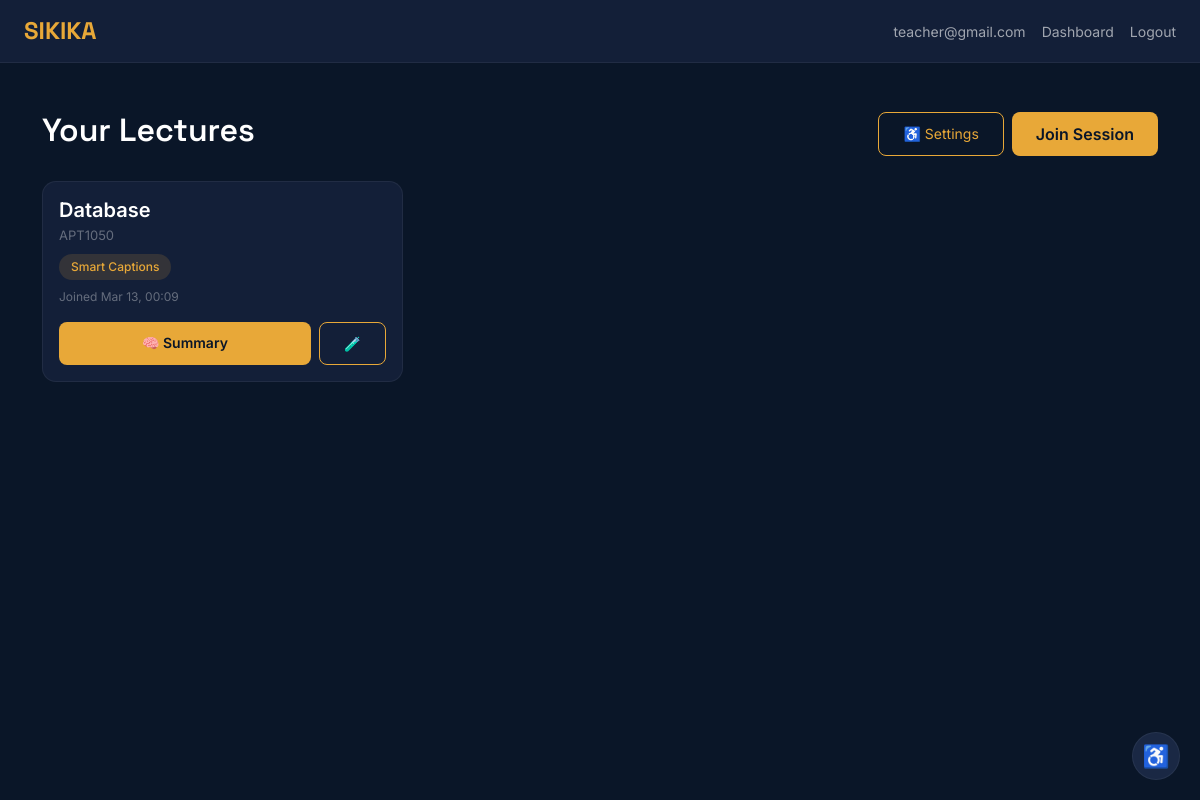
Page /dashboard/ (signed in) on the committed database.
### core/models.py (models this page shows, shortened)
class SessionAttendance(models.Model):
    session = models.ForeignKey(LectureSession, on_delete=models.CASCADE, related_name='attendees')
    student = models.ForeignKey(User, on_delete=models.CASCADE)
    mode = models.CharField(max_length=20, choices=[
        ('caption', 'Smart Captions'),
        ('audio', 'Audio Description'),
        ('sign', 'Sign Language'),
    ])
    joined_at = models.DateTimeField(auto_now_add=True)
    left_at = models.DateTimeField(null=True, blank=True)
    class Meta:
        unique_together = ['session', 'student']

class LectureSession(models.Model):
    STATUS_CHOICES = [
        ('waiting', 'Waiting'),
        ('live', 'Live'),
        ('ended', 'Ended'),
    ]
    lecturer = models.ForeignKey(User, on_delete=models.CASCADE, related_name='sessions')
    title = models.CharField(max_length=200)
    course_code = models.CharField(max_length=50, blank=True)
    session_code = models.CharField(max_length=6, unique=True, editable=False)
    status = models.CharField(max_length=10, choices=STATUS_CHOICES, default='waiting')
    created_at = models.DateTimeField(auto_now_add=True)
    started_at = models.DateTimeField(null=True, blank=True)
    ended_at = models.DateTimeField(null=True, blank=True)

### core/views.py (the view)
# urls.py: path('dashboard/', views.dashboard, name='dashboard'),
@login_required
def dashboard(request):
    profile = request.user.profile
    if profile.role == 'lecturer':
        sessions = LectureSession.objects.filter(lecturer=request.user).order_by('-created_at')
        for s in sessions:
            s.attendee_count = s.attendees.count()
            s.segment_count = s.segments.count()
            if s.started_at and s.ended_at:
                delta = s.ended_at - s.started_at
                s.duration_minutes = int(delta.total_seconds() // 60)
            else:
                s.duration_minutes = None
        return render(request, 'core/lecturer_dashboard.html', {'sessions': sessions})
    else:
        attendances = SessionAttendance.objects.filter(student=request.user).select_related('session').order_by('-joined_at')
        return render(request, 'core/student_dashboard.html', {'attendances': attendances})

### templates/core/student_dashboard.html (shortened to what this page needs)
{% extends 'core/base.html' %}
{% block content %}
<div class="container mt-5">
    <div class="d-flex justify-content-between align-items-center mb-4">
        <h2 style="font-family:var(--font-heading); font-weight:600;">Your Lectures</h2>
        <div class="d-flex gap-2">
            <a href="{% url 'accessibility_settings' %}" class="btn btn-outline-sikika btn-sm">♿ Settings</a>
            <a href="{% url 'join_session' %}" class="btn btn-sikika">Join Session</a>
        </div>
    </div>
    {% if attendances %}
    <div class="row g-3">
        {% for a in attendances %}
        <div class="col-md-4">
            <div class="card-dark p-3">
                <h5 style="font-weight:600; margin-bottom:4px;">{{ a.session.title }}</h5>
                <p class="text-muted mb-2" style="font-size:13px;">{{ a.session.course_code }}</p>
                <div class="d-flex align-items-center gap-2 mb-2">
                    <span class="badge-mode badge-{{ a.mode }}">{{ a.get_mode_display }}</span>
                </div>
                <p class="text-muted mt-1" style="font-size:12px;">Joined {{ a.joined_at|date:"M d, H:i" }}</p>
                {% if a.session.status == 'live' or a.session.status == 'waiting' %}
                <a href="{% url 'student_session' a.session.session_code a.mode %}" class="btn btn-sikika btn-sm w-100 mt-2">Rejoin</a>
                {% elif a.session.status == 'ended' %}
                <div class="d-flex gap-2 mt-2">
                    <a href="{% url 'session_summary' a.session.session_code %}" class="btn btn-sikika btn-sm flex-fill">🧠 Summary</a>
                    <a href="{% url 'session_quiz' a.session.session_code %}" class="btn btn-outline-sikika btn-sm" title="Take Quiz">🧪</a>
                </div>
                {% endif %}
            </div>
        </div>
        {% endfor %}
    </div>
    {% else %}
    <div class="card-dark p-5 text-center">
        <p style="font-size:48px; margin-bottom:16px;">📱</p>
        <p style="color:var(--text-secondary);">No sessions joined yet. Enter a session code to start!</p>
    </div>
    {% endif %}
</div>
{% endblock %}

### templates/core/base.html (shortened to what this page needs)
{% load static %}
<!DOCTYPE html>
<html lang="en">
<head>
    <link href="https://cdn.jsdelivr.net/npm/bootstrap@5.3.3/dist/css/bootstrap.min.css" rel="stylesheet">
    <link href="https://fonts.cdnfonts.com/css/opendyslexic" rel="stylesheet">
</head>
<body role="document">
    <nav class="navbar navbar-expand-lg navbar-dark px-4" role="navigation" aria-label="Main navigation">
        <a class="navbar-brand" href="{% url 'home' %}" aria-label="SIKIKA Home">SIKIKA</a>
        <div class="ms-auto d-flex align-items-center gap-3">
            {% if user.is_authenticated %}
                <span class="nav-link" aria-hidden="true">{{ user.username }}</span>
                <a href="{% url 'dashboard' %}" class="nav-link">Dashboard</a>
                <a href="{% url 'logout' %}" class="nav-link">Logout</a>
            {% else %}
                <a href="{% url 'login' %}" class="nav-link">Login</a>
                <a href="{% url 'register' %}" class="btn btn-sikika btn-sm">Register</a>
            {% endif %}
        </div>
    </nav>
    <main id="main-content" role="main">
        {% block content %}{% endblock %}
    </main>
    {% if user.is_authenticated %}
    <div class="a11y-panel" role="region" aria-label="Accessibility controls">
        <div class="a11y-toggle" onclick="toggleA11yMenu()" title="Accessibility Settings" aria-label="Accessibility Settings" tabindex="0">♿</div>
    </div>
    {% endif %}
</body>
</html>

### rows in the picture
SessionAttendance: session "Database", session.course_code "APT1050", mode "Smart Captions", joined_at "Mar 13, 00:09", shows "🧠 Summary"

### other values in the picture
{{ user.username }} "teacher@gmail.com"
